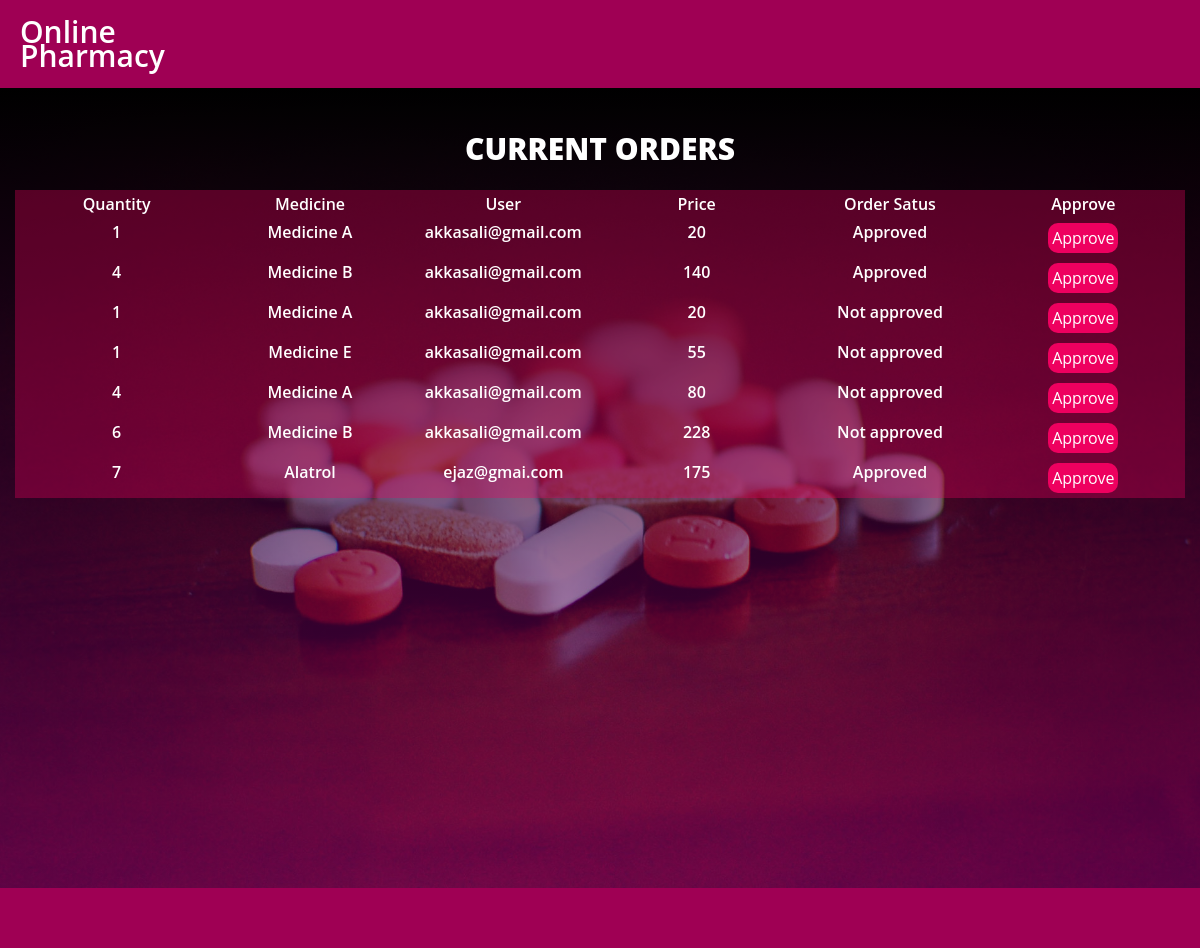
Screenshot of /show_orders.php with the database file from the repository.
### tables this page shows
CREATE TABLE `orders` (
  `id` int(11) NOT NULL,
  `quantity` int(11) NOT NULL,
  `product_id` int(11) NOT NULL,
  `user_id` int(11) NOT NULL,
  `price` int(11) NOT NULL,
  `approved_status` int(11) NOT NULL
);

CREATE TABLE `medicine` (
  `id` int(11) NOT NULL,
  `name` varchar(100) NOT NULL,
  `vendor` varchar(100) NOT NULL,
  `chemical` varchar(100) NOT NULL,
  `price` int(11) NOT NULL,
  `stock` int(11) NOT NULL,
  `requires_prescription` int(11) NOT NULL
);

CREATE TABLE `user` (
  `id` int(11) NOT NULL,
  `first_name` varchar(100) NOT NULL,
  `last_name` varchar(100) NOT NULL,
  `email` varchar(100) NOT NULL,
  `password` varchar(100) NOT NULL,
  `address` varchar(200) NOT NULL,
  `user_type` int(11) NOT NULL
);

### show_orders.php (the view, shortened to what this page needs)
<html lang="en">
  <head>
      <link href="css/bootstrap.min.css" rel="stylesheet"/>
      <link href="css/font-awesome.min.css" rel="stylesheet"/>
      <link href="css/animate.min.css" rel="stylesheet"/>
      <link href="css/main.css" rel="stylesheet"/>
  </head>
  <body>
	<section id="header">
		<div class="row">
			<div class="col-md-2" style="font-size: 30px;"> Online Pharmacy </div>
			<div class="col-md-10" style="text-align: right">
			</div>
		</div>
	</section>
	<section id = "section1">
		<div class="title"> CURRENT ORDERS </div>
        <div class="container medicine_table">
            <div class="row" style="padding: 5px;">
                <div class="col-md-2">Quantity</div>
                <div class="col-md-2">Medicine</div>
                <div class="col-md-2">User</div>
                <div class="col-md-2">Price</div>
                <div class="col-md-2">Order Satus</div>
                <div class="col-md-2">Approve</div>
            </div>
            <?php
                require_once("DBconnect.php");
                $sql_query = "SELECT * FROM orders o, user u, medicine m where o.user_id = u.id AND o.product_id = m.id";
                $result = mysqli_query($connection, $sql_query);
                if(mysqli_num_rows($result) != 0) {
                    while($row = mysqli_fetch_array($result)) {
            ?>
            <div class="row" style="padding: 5px;">
                <div class="col-md-2"><?php echo $row[1] ?></div>
                <div class="col-md-2"><?php echo $row[14] ?></div>
                <div class="col-md-2"><?php echo $row[9] ?></div>
                <div class="col-md-2"><?php echo $row[4] ?></div>
                <?php
                    $approve_status = "Not approved";
                    if($row[5] == 1) {
                        $approve_status = "Approved";
                    }
                ?>
                <div class="col-md-2"><?php echo $approve_status ?></div>
                <form action="approve_order.php" method="post">
                    <div class="col-md-2">
                        <input type="submit" class="approve_button" value="Approve"/>
                    </div>
                </form>
            </div>
            <?php
                    }
                }
            ?>
        </div>
	</section>
	<section id="footer">
	</section>
  </body>
</html>

### css/main.css (style rules this page uses)
#header { background-color: #9f0054; color: white; font: 600 18px/24px 'Open Sans', sans-serif; padding: 20px; padding-top: 20px; }
#section1 { background: linear-gradient(0deg, #ff00e14d, rgba(0, 0, 0)), url("../img/bg3.jpg"); background-position: center; background-size: cover; background-repeat: no-repeat; position: relative; overflow: hidden; height: 100%; }
.title { width: 100%; padding: 12px 20px; margin-top: 40px; text-align: center; text-transform: Uppercase; font-weight: 800; font-size: 30px; }
#footer { background-color: #9f0054; color: white; font: 600 12px/14px 'Open Sans', sans-serif; padding: 20px; padding-top: 40px; }
body { margin: 0; color: white; font: 600 16px/18px 'Open Sans', sans-serif; }
input[type=button], input[type=submit], input[type=reset] { background-color: #ee005f; border: none; border-radius: 10px; color: white; padding: 16px 32px; text-decoration: none; margin: 4px 2px; cursor: pointer; margin-left: 40%; }
.medicine_table { margin-top: 20px; margin-bottom: 20px; text-align: center; background-color: #ee005f55; }
.approve_button { padding: 0px !important; margin: 0px !important; height: 30px; width: 70px; }

### rows the page displays
orders: quantity "1", medicine.name "Medicine A", user.email "akkasali@gmail.com", price "20", approved_status "Approved"
orders: quantity "4", medicine.name "Medicine B", user.email "akkasali@gmail.com", price "140", approved_status "Approved"
orders: quantity "1", medicine.name "Medicine A", user.email "akkasali@gmail.com", price "20", approve_status "Not approved"
orders: quantity "1", medicine.name "Medicine E", user.email "akkasali@gmail.com", price "55", approve_status "Not approved"
orders: quantity "4", medicine.name "Medicine A", user.email "akkasali@gmail.com", price "80", approve_status "Not approved"
orders: quantity "6", medicine.name "Medicine B", user.email "akkasali@gmail.com", price "228", approve_status "Not approved"
orders: quantity "7", medicine.name "Alatrol", user.email "ejaz@gmai.com", price "175", approved_status "Approved"
